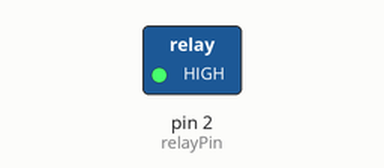
Bench run of a sketch on a simulated Arduino Uno, built with avr-gcc and run on an emulated ATmega328P. Parts: switched loads named in the sketch (green lamp = pin HIGH). What the sketch prints to the serial monitor is not drawn.

Above: at 0.1 s.
Timing chart, 0 to 1.6 s (numbered marks = the images above):
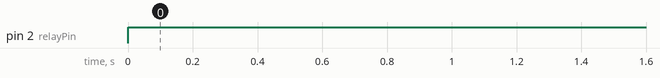

The sketch:

ventiladorCode.ino
```cpp
// Definición de pines
const int sensorPin = A0;   // Pin analógico para el sensor de temperatura
const int relayPin = 2;     // Pin digital para el relé que controla el ventilador

// Variables
int sensorValue;            // Valor leído del sensor de temperatura
float temperature;          // Temperatura calculada en grados Celsius
const int threshold = 25;   // Umbral de temperatura para activar el ventilador (ejemplo)

void setup() {
  pinMode(relayPin, OUTPUT);     // Configurar el pin del relé como salida
  Serial.begin(9600);            // Iniciar comunicación serial para depuración
}

void loop() {
  // Leer el valor del sensor de temperatura
  sensorValue = analogRead(sensorPin);

  // Convertir el valor del sensor a temperatura en grados Celsius
  temperature = sensorValue * (5.0 / 1023.0 * 100.0);  // Suponiendo un sensor lineal de 0 a 100 grados Celsius

  // Imprimir valor de temperatura en el monitor serial (opcional)
  Serial.print("Temperatura: ");
  Serial.print(temperature);
  Serial.println(" C");

  // Verificar si la temperatura supera el umbral para activar el ventilador
  if (temperature > threshold) {
    digitalWrite(relayPin, HIGH);   // Activar el ventilador
    Serial.println("Ventilador activado");
  } else {
    digitalWrite(relayPin, LOW);    // Desactivar el ventilador
    Serial.println("Ventilador desactivado");
  }

  delay(200000);  // Espera de 1 segundo entre lecturas de temperatura
}
```

Measured:
- by itself, pin 2 (relayPin): LOW → HIGH at 0.00 s
